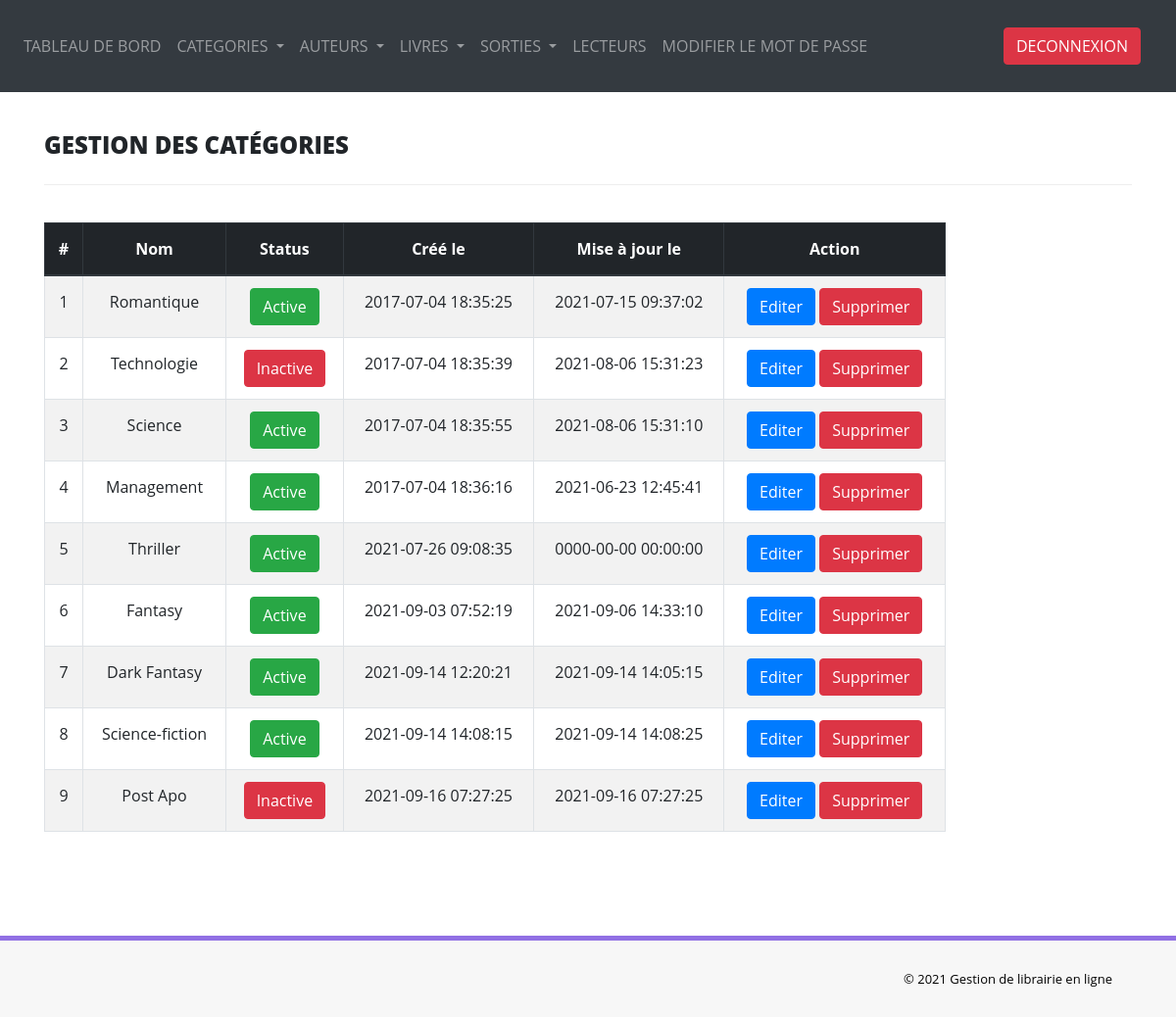
The app's page /admin/manage-categories.php (signed in) with its own data.
### tables this page shows
CREATE TABLE IF NOT EXISTS `tblcategory` (
  `id` int(11) NOT NULL AUTO_INCREMENT,
  `CategoryName` varchar(150) DEFAULT NULL,
  `Status` int(11) DEFAULT NULL,
  `CreationDate` timestamp NULL DEFAULT CURRENT_TIMESTAMP,
  `UpdationDate` timestamp NULL DEFAULT '0000-00-00 00:00:00' ON UPDATE CURRENT_TIMESTAMP,
  PRIMARY KEY (`id`)
);

### admin/manage-categories.php (the view, shortened to what this page needs)
<?php
include('includes/config.php');
if(strlen($_SESSION['alogin'])==0) {
	header('location:../index.php');
} else {
        $sql="SELECT id, CategoryName, Status, CreationDate, UpdationDate FROM tblcategory ORDER BY id ASC";
        $query=$dbh->prepare($sql);
        $query->execute();
        $resultats= $query->fetchAll(PDO::FETCH_OBJ);
}
?>
<!DOCTYPE html>
<html lang="FR">
<head>
    <link rel="stylesheet" href="https://maxcdn.bootstrapcdn.com/bootstrap/4.0.0/css/bootstrap.min.css">
    <link href="assets/css/font-awesome.css" rel="stylesheet" />
    <link href="assets/css/style.css" rel="stylesheet" />
</head>
<body>
<?php include('includes/header.php');?>
<div class="content-wrapper">
         <div class="container">
        	<div class="row pad-botm">
            <div class="col-md-12">
                <h4 class="header-line">Gestion des catégories</h4>
            </div>
		</div>
		<div class="row">
			<div class="col-md-10 col-sm-6 col-xs-12 col-md-offset-1">
				<div class="panel panel-info">
                <div class="row">
                <div class="col">
                    <table class="table table-striped table-bordered text-center">
                        <thead class="thead-dark">
                            <tr>
                            <th scope="col">#</th>
                            <th scope="col">Nom</th>
                            <th scope="col">Status</th>
                            <th scope="col">Créé le </th>
                            <th scope="col">Mise à jour le</th>
                            <th scope="col">Action</th>
                            </tr>
                        </thead>
                        <tbody>
                            <?php
                                if (is_array($resultats)){
                                    $cnt= 1;
                                    foreach ($resultats AS $result){
                                    ?>
                                    <tr>
                                    <td><?php echo $cnt ?> </td>
                                    <td> <?php echo $result-> CategoryName; ?></td>
                                    <td><?php
                                    if ($result->Status ==0) {
                                       echo "<button type='button' class='btn btn-danger'>Inactive</button>";
                                    } else {
                                        echo "<button type='button' class='btn btn-success'>Active</button>";
                                    }
                                    ?></td>
                                    <td><?php echo $result-> CreationDate; ?></td>
                                    <td><?php echo $result-> UpdationDate; ?></td>
                                    <td>
                                    <a href="edit-category.php?catid=<?php echo $result->id ?>">
                                    <button class="btn btn-primary">Editer</button>
                                </a>
                                <a href="manage-categories?del=<?php echo $result->id ?>" onClick="return confirm('Etes-vous sûr ?')">
                                    <button class="btn btn-danger">Supprimer</button>
                                </a>
                                    </td>
                                    <?php
                                    $cnt++;
                                    }
                                }
                            ?>
                        </tbody>
                        </table>
            </div>
        </div>
                </div>
             </div>
        </div>
    </div>
</div>
  <?php include('includes/footer.php');?>
</body>
</html>

### admin/assets/css/style.css (style rules this page uses)
.content-wrapper { margin-top: 40px; min-height:800px; padding-bottom:90px; }
.header-line { font-weight:900; padding-bottom:25px; border-bottom:1px solid #eeeeee; text-transform:uppercase; }
.pad-botm { padding-bottom:30px; }

### records on screen
tblcategory: CategoryName "Romantique", Status "Active", CreationDate "2017-07-04 18:35:25", UpdationDate "2021-07-15 09:37:02"
tblcategory: CategoryName "Technologie", Status "Inactive", CreationDate "2017-07-04 18:35:39", UpdationDate "2021-08-06 15:31:23"
tblcategory: CategoryName "Science", Status "Active", CreationDate "2017-07-04 18:35:55", UpdationDate "2021-08-06 15:31:10"
tblcategory: CategoryName "Management", Status "Active", CreationDate "2017-07-04 18:36:16", UpdationDate "2021-06-23 12:45:41"
tblcategory: CategoryName "Thriller", Status "Active", CreationDate "2021-07-26 09:08:35", UpdationDate "0000-00-00 00:00:00"
tblcategory: CategoryName "Fantasy", Status "Active", CreationDate "2021-09-03 07:52:19", UpdationDate "2021-09-06 14:33:10"
tblcategory: CategoryName "Dark Fantasy", Status "Active", CreationDate "2021-09-14 12:20:21", UpdationDate "2021-09-14 14:05:15"
tblcategory: CategoryName "Science-fiction", Status "Active", CreationDate "2021-09-14 14:08:15", UpdationDate "2021-09-14 14:08:25"
tblcategory: CategoryName "Post Apo", Status "Inactive", CreationDate "2021-09-16 07:27:25", UpdationDate "2021-09-16 07:27:25"
